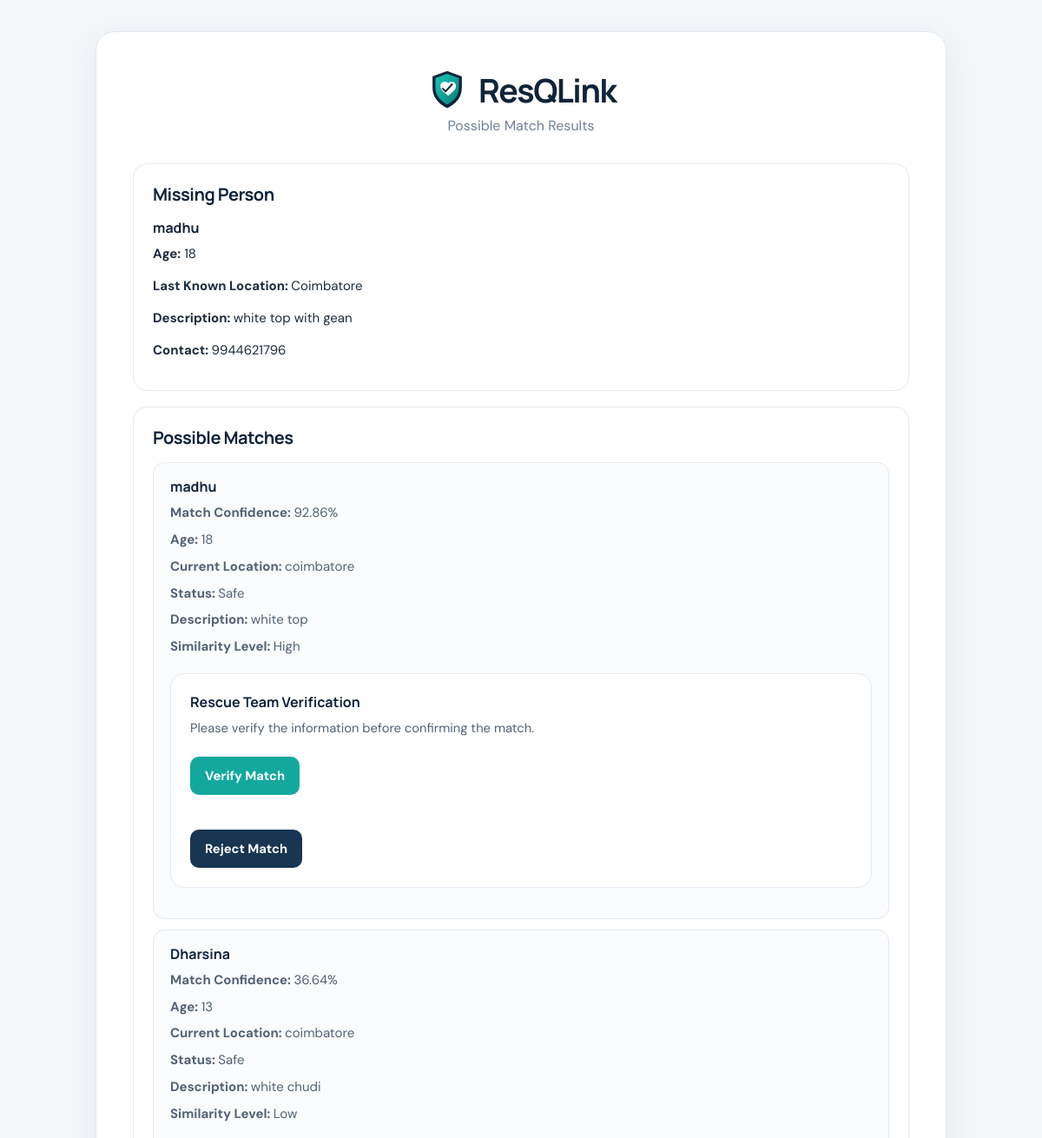
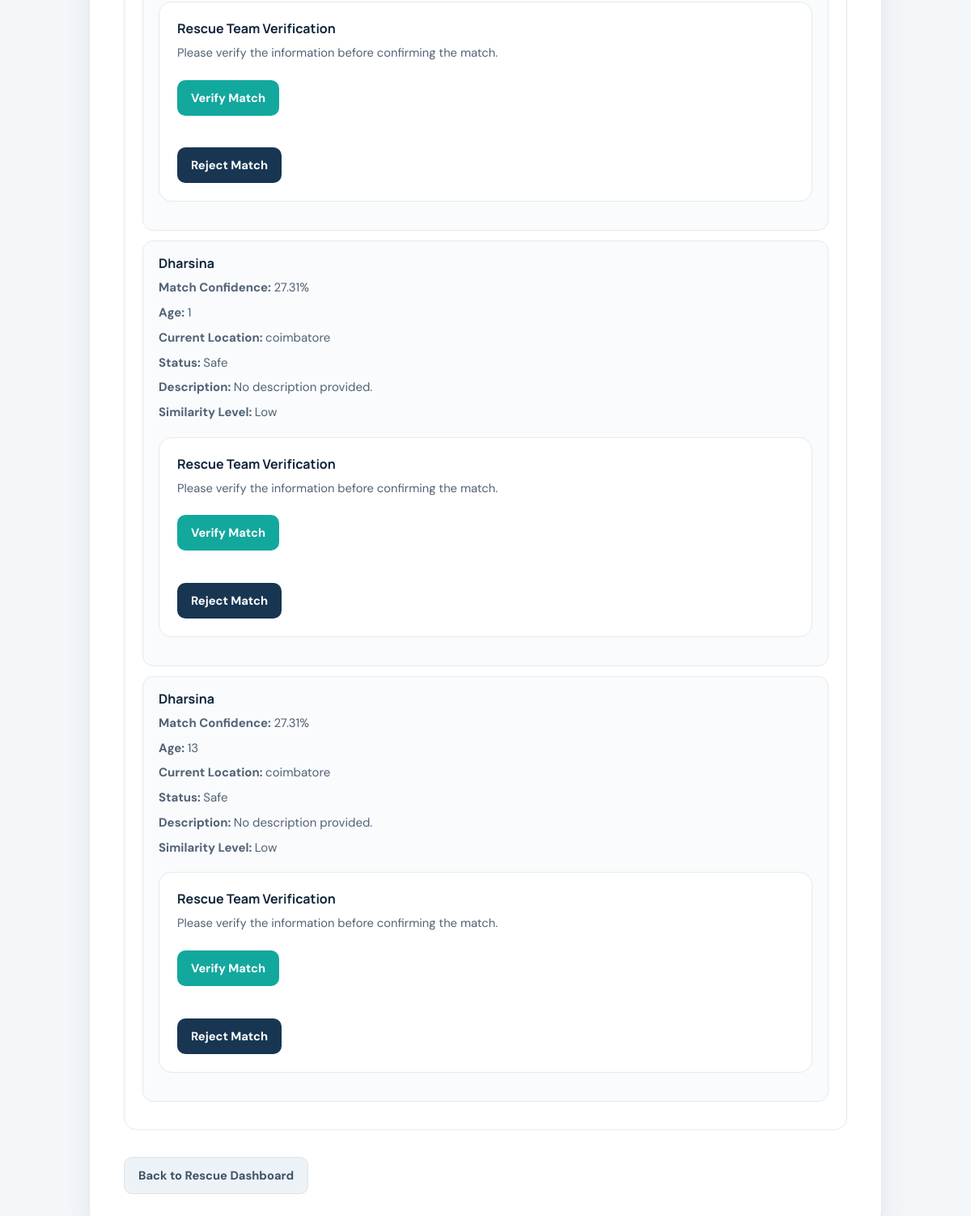
The page /find-matches/1 on the database its author committed (2 pictures, top to bottom).
### tables this page shows
CREATE TABLE missing_persons (
            id INTEGER PRIMARY KEY AUTOINCREMENT,
            case_id TEXT,
            name TEXT,
            age INTEGER,
            description TEXT,
            last_location TEXT,
            contact TEXT
        );

CREATE TABLE found_persons (
            id INTEGER PRIMARY KEY AUTOINCREMENT,
            name TEXT,
            age INTEGER,
            description TEXT,
            current_location TEXT,
            status TEXT
        );

### app.py (the view)
@app.route(
    "/find-matches/<int:missing_id>"
)
def find_matches(missing_id):
    conn = get_db_connection()
    missing_person = conn.execute("""
        SELECT *
        FROM missing_persons
        WHERE id = ?
    """, (
        missing_id,
    )).fetchone()
    if not missing_person:
        conn.close()
        return "Missing person not found."
    found_persons = conn.execute("""
        SELECT *
        FROM found_persons
        ORDER BY id DESC
    """).fetchall()
    conn.close()
    matches = []
    for found in found_persons:
        score = calculate_match_score(
            missing_person,
            found
        )
        matches.append(
            (found, score)
        )
    matches.sort(
        key=lambda item: item[1],
        reverse=True
    )
    return render_template(
        "match_results.html",
        missing_person=missing_person,
        matches=matches
    )

### app.py (called while the page is built)
def get_db_connection():
    conn = sqlite3.connect(DATABASE)
    conn.row_factory = sqlite3.Row
    return conn

def text_similarity(text1, text2):
    text1 = str(text1 or "").lower().strip()
    text2 = str(text2 or "").lower().strip()
    if not text1 or not text2:
        return 0
    return SequenceMatcher(
        None,
        text1,
        text2
    ).ratio()

### templates/match_results.html (shortened to what this page needs)
<!DOCTYPE html>
<html lang="en">
<head>
    <link
        rel="stylesheet"
        href="{{ url_for('static', filename='style.css') }}"
    >
</head>
<body>
<div class="registration-container">
    <h1 class="brand-heading"><img src="{{ url_for('static', filename='resqlink-logo.svg') }}" alt="ResQLink logo"> <span>ResQLink</span></h1>
    <p class="subtitle">
        Possible Match Results
    </p>
    <div class="dashboard-action">
        <h2>
            Missing Person
        </h2>
        <h3>
            {{ missing_person["name"] }}
        </h3>
        <p>
            <strong>Age:</strong>
            {{ missing_person["age"] }}
        </p>
        <p>
            <strong>
                Last Known Location:
            </strong>
            {{ missing_person["last_location"] }}
        </p>
        <p>
            <strong>
                Description:
            </strong>
            {{ missing_person["description"] or
               "No description provided." }}
        </p>
        <p>
            <strong>
                Contact:
            </strong>
            {{ missing_person["contact"] }}
        </p>
    </div>
    <div class="dashboard-action">
        <h2>
            Possible Matches
        </h2>
        {% if matches %}
            {% for match in matches %}
                <div class="team-section">
                    <h3>
                        {{ match[0]["name"] }}
                    </h3>
                    <p>
                        <strong>
                            Match Confidence:
                        </strong>
                        {{ match[1] }}%
                    </p>
                    <p>
                        <strong>
                            Age:
                        </strong>
                        {{ match[0]["age"] }}
                    </p>
                    <p>
                        <strong>
                            Current Location:
                        </strong>
                        {{ match[0]["current_location"] }}
                    </p>
                    <p>
                        <strong>
                            Status:
                        </strong>
                        {{ match[0]["status"] }}
                    </p>
                    <p>
                        <strong>
                            Description:
                        </strong>
                        {{ match[0]["description"] or
                           "No description provided." }}
                    </p>
                    {% if match[1] >= 80 %}
                        <p>
                            <strong>
                                Similarity Level:
                            </strong>
                            High
                        </p>
                    {% else %}
                        <p>
                            <strong>
                                Similarity Level:
                            </strong>
                            Low
                        </p>
                    {% endif %}
                    <div class="dashboard-action">
                        <h3>
                            Rescue Team Verification
                        </h3>
                        <p class="small-text">
                            Please verify the information before
                            confirming the match.
                        </p>
                        <form
                            action="{{ url_for(
                                'verify_match',
                                missing_id=missing_person['id'],
                                found_id=match[0]['id']
                            ) }}"
                            method="POST"
                        >
                            <button type="submit">
                                Verify Match
                            </button>
                        </form>
                        <br>
                        <form
                            action="{{ url_for(
                                'reject_match',
                                missing_id=missing_person['id'],
                                found_id=match[0]['id']
                            ) }}"
                            method="POST"
                        >
                            <button
                                type="submit"
                                class="add-button"
                            >
                                Reject Match
                            </button>
                        </form>
                    </div>
                </div>
            {% endfor %}
        {% else %}
            <p class="small-text">
                No possible matches found.
            </p>
        {% endif %}
    </div>
    <a
        href="{{ url_for('rescue_dashboard') }}"
        class="back-button"
    >
        Back to Rescue Dashboard
    </a>
</div>
</body>
</html>

### static/style.css (style rules this page uses)
:root { --navy:#10243a;--navy2:#183651;--teal:#13a89e;--teal-dark:#087f79;--ink:#1d2c3d;--muted:#718096;--line:#e3eaf0;--paper:#fff;--bg:#f4f7fa;--soft:#eaf8f6;--red:#d84b56;--shadow:0 12px 34px rgba(18,42,65,.08) }
* { box-sizing:border-box }
html { scroll-behavior:smooth }
body { margin:0;background:var(--bg);color:var(--ink);font-family:'DM Sans',Arial,sans-serif;font-size:15px;line-height:1.65 }
a { color:var(--teal-dark);text-decoration:none }
h1,h2,h3,h4 { font-family:'Manrope','DM Sans',sans-serif;color:var(--navy);line-height:1.25 }
h1 { font-size:clamp(1.8rem,4vw,2.35rem);letter-spacing:-.04em;margin:0 0 8px }
h2 { font-size:1.25rem;letter-spacing:-.025em;margin:0 0 16px }
h3 { font-size:1rem;margin:0 0 8px }
p { margin:0 0 12px }
.subtitle { color:var(--muted);font-size:1rem;margin:0 0 24px }
.small-text,.instruction { color:var(--muted);font-size:.92rem }
.brand-heading { display:flex;align-items:center;justify-content:center;gap:12px;margin:0 0 8px }
.brand-heading img,.brand-lockup img { width:48px;height:48px;object-fit:contain }
.home-container,.registration-container { width:min(1120px,92%);margin:36px auto 60px }
.registration-container { background:var(--paper);border:1px solid var(--line);border-radius:22px;padding:clamp(22px,4vw,42px);box-shadow:var(--shadow);max-width:980px }
.registration-container>.brand-heading { text-align:center;margin-bottom:5px }
.registration-container>.subtitle { text-align:center;margin-bottom:30px }
.dashboard-action { background:#fff;border:1px solid var(--line);border-radius:16px;padding:22px;margin:18px 0 }
.family-member,.family-member-form,.team-member,.team-section { background:#f9fbfc;border:1px solid var(--line);border-radius:13px;padding:17px 19px;margin:12px 0 }
.family-member p,.team-section p,.team-member p { margin:6px 0;color:#526276 }
button,.main-button,.back-button,.add-button,.add-member-button { display:inline-flex;align-items:center;justify-content:center;gap:8px;border:0;border-radius:10px;padding:12px 17px;margin-top:15px;background:var(--teal);color:#fff!important;font:700 .92rem 'DM Sans',sans-serif;text-align:center;cursor:pointer;transition:transform .15s,background .15s; text-decoration:none!important }
.back-button { background:#edf2f6;color:#3d5267!important;border:1px solid #dce5ec }
.add-button,.add-member-button { background:var(--navy2) }

### rows shown on the page
missing_persons: name "madhu", age "18", last_location "Coimbatore", description "white top with gean", contact "9944621796"
found_persons: name "madhu", match "92.86", age "18", current_location "coimbatore", status "Safe", description "white top", shows "Similarity Level:"
found_persons: name "Dharsina", match "36.64", age "13", current_location "coimbatore", status "Safe", description "white chudi", shows "Similarity Level:"
found_persons: name "Dharsina", match "27.31", age "1", current_location "coimbatore", status "Safe", description "No description provided.", shows "Similarity Level:"
found_persons: name "Dharsina", match "27.31", age "13", current_location "coimbatore", status "Safe", description "No description provided.", shows "Similarity Level:"
